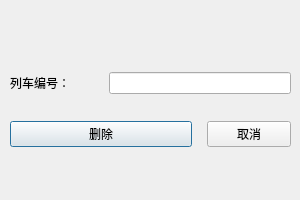
<?xml version="1.0" encoding="UTF-8"?>
<ui version="4.0">
 <class>DelTrainDialog</class>
 <widget class="QDialog" name="DelTrainDialog">
  <property name="geometry">
   <rect>
    <x>0</x>
    <y>0</y>
    <width>300</width>
    <height>200</height>
   </rect>
  </property>
  <property name="maximumSize">
   <size>
    <width>300</width>
    <height>200</height>
   </size>
  </property>
  <property name="sizeIncrement">
   <size>
    <width>300</width>
    <height>200</height>
   </size>
  </property>
  <property name="windowTitle">
   <string>删除列车</string>
  </property>
  <widget class="QWidget" name="">
   <property name="geometry">
    <rect>
     <x>10</x>
     <y>60</y>
     <width>281</width>
     <height>101</height>
    </rect>
   </property>
   <layout class="QGridLayout" name="gridLayout">
    <property name="spacing">
     <number>15</number>
    </property>
    <item row="0" column="0">
     <widget class="QLabel" name="label">
      <property name="text">
       <string>列车编号：</string>
      </property>
     </widget>
    </item>
    <item row="0" column="1" colspan="2">
     <widget class="QLineEdit" name="lineEdit"/>
    </item>
    <item row="1" column="0" colspan="2">
     <widget class="QPushButton" name="pushButton">
      <property name="text">
       <string>删除</string>
      </property>
     </widget>
    </item>
    <item row="1" column="2">
     <widget class="QPushButton" name="pushButton_2">
      <property name="text">
       <string>取消</string>
      </property>
     </widget>
    </item>
   </layout>
  </widget>
 </widget>
 <resources/>
 <connections>
  <connection>
   <sender>pushButton_2</sender>
   <signal>clicked()</signal>
   <receiver>DelTrainDialog</receiver>
   <slot>accept()</slot>
   <hints>
    <hint type="sourcelabel">
     <x>237</x>
     <y>137</y>
    </hint>
    <hint type="destinationlabel">
     <x>205</x>
     <y>174</y>
    </hint>
   </hints>
  </connection>
 </connections>
</ui>
